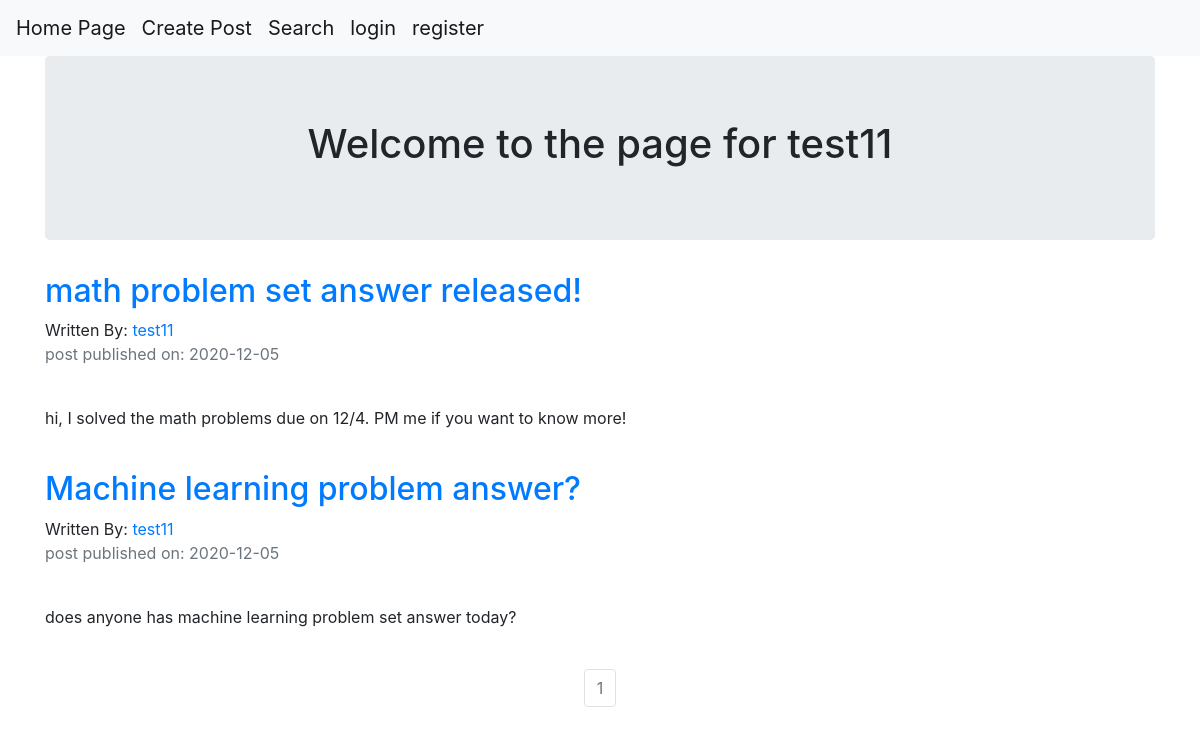
The page /test11 on the database its author committed.
### projectKanpai/models.py (models this page shows, shortened)
class User(db.Model, UserMixin):
    __tablename__ = 'users'
    id = db.Column(db.Integer, primary_key = True)
    email = db.Column(db.String(64), unique=True, index=True)
    username = db.Column(db.String(64), unique=True, index=True)
    password_hash = db.Column(db.String(128))
    posts = db.relationship('BlogPost', backref='author')

class BlogPost(db.Model):
    users = db.relationship(User)
    id = db.Column(db.Integer,primary_key=True)
    user_id = db.Column(db.Integer, db.ForeignKey('users.id'), nullable = False)
    date = db.Column(db.DateTime, nullable = False, default = datetime.utcnow)
    title = db.Column(db.String(160), nullable = False)
    text = db.Column(db.Text, nullable = False)

### projectKanpai/users/views.py (the view)
@users.route("/<username>")
def user_posts(username):
    page = request.args.get('page',1,type=int)
    user = User.query.filter_by(username=username).first_or_404()
    blog_posts = BlogPost.query.filter_by(author=user).order_by(BlogPost.date.desc()
    ).paginate(page=page,per_page=5)
    return render_template('user_blog_posts.html', blog_posts=blog_posts, user=user)

### projectKanpai/templates/user_blog_posts.html
{% extends "base.html" %}
{% block content %}
<div class="container">
  <div class="jumbotron">
    <div align='center'>
      <h1>Welcome to the page for {{user.username}}</h1>
    </div>
  </div>
{% for post in blog_posts.items  %}
  <h2> <a href="{{url_for('blog_posts.blog_post',blog_post_id=post.id)}}">{{post.title}}</a> </h2>
  Written By: <a href="{{url_for('users.user_posts',username=post.author.username)}}">{{post.author.username}}</a>
  <p class='text-muted'>post published on: {{post.date.strftime("%Y-%m-%d")}}</p>
   <br>
   <p>{{post.text}}</p>
   <br>
{% endfor %}
</div>
<nav aria-label='Page Navigation example'>
  <ul class="pagination justify-content-center">
    {% for page_num in blog_posts.iter_pages(left_edge=1,right_edge=1,left_current=1,right_current=2)  %}
      {% if blog_posts.page == page_num %}
      <li class='page-item disabled'>
        <a class="page-link" href="{{url_for('users.user_posts',username=user.username,page=page_num)}}">{{ page_num}}</a>
      </li>
      {% else %}
      <li class='page-item'>
        <a class="page-link" href="{{url_for('users.user_posts',username=user.username,page=page_num)}}">{{ page_num}}</a>
      </li>
      {% endif %}
    {% endfor %}
  </ul>
</nav>
{% endblock %}

### rows shown on the page
User: username "test11"
BlogPost: title "math problem set answer released!", author.username "test11", date "2020-12-05", text "hi, I solved the math problems due on 12/4. PM me if you want to know more!"
BlogPost: title "Machine learning problem answer?", author.username "test11", date "2020-12-05", text "does anyone has machine learning problem set answer today?"

### other values the page prints
{{ page_num }} "1"
